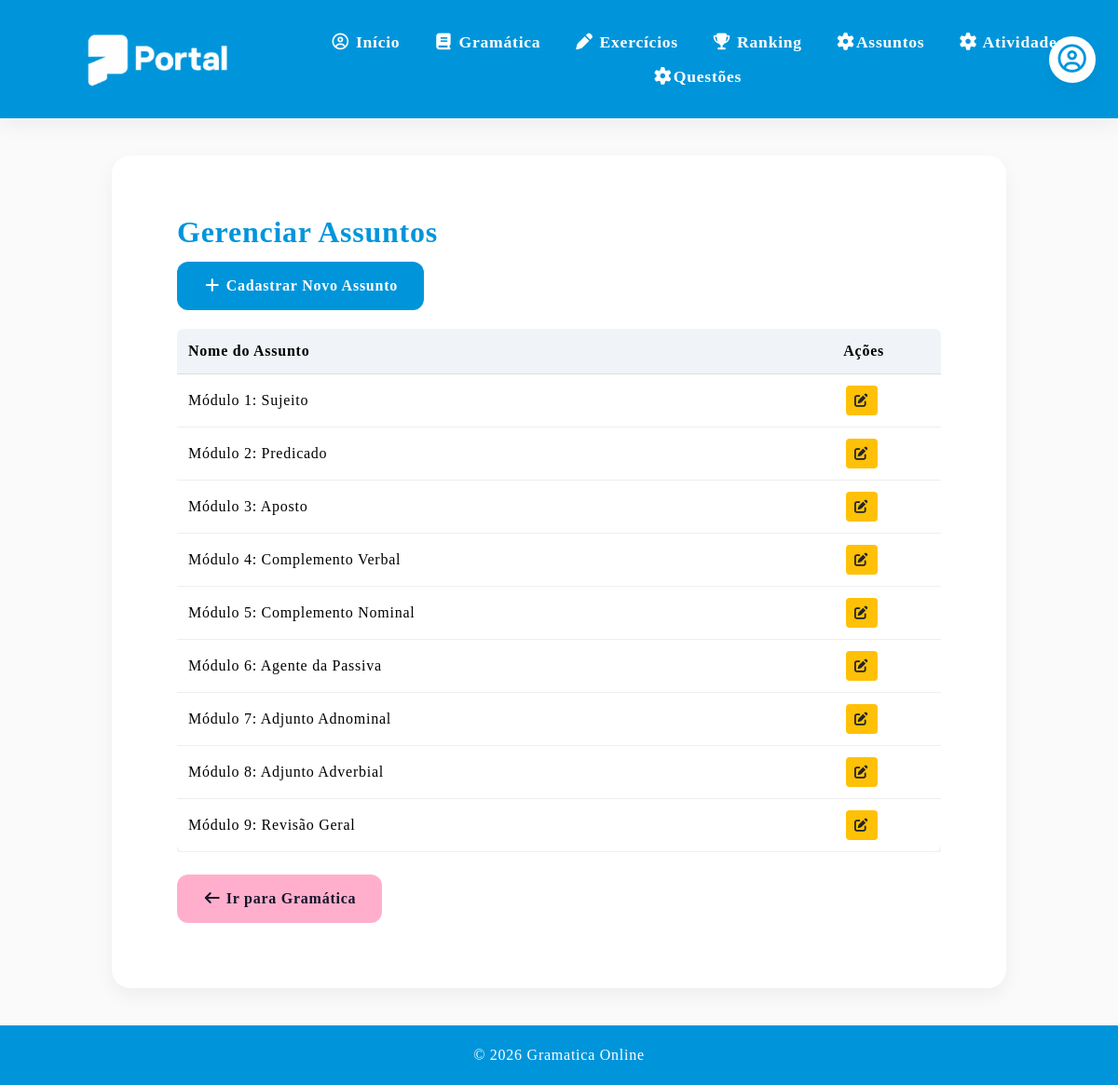
The app's page /listar_assuntos with its own data.
### models.py (models this page shows)
class Assunto(db.Model):
    __tablename__ = "assunto"
    id = db.Column(db.Integer, primary_key=True)
    nome = db.Column(db.String(100), nullable=False)
    conteudo = db.Column(db.Text, nullable=True)
    imagem = db.Column(db.String(255), nullable=True)
    arquivo_pdf = db.Column(db.String(255), nullable=True)
    atividades = db.relationship("Atividade", back_populates="assunto", lazy=True)
    tipo = db.Column(db.String(50), nullable=False, default="USUARIO")

### app.py (the view)
@app.route('/listar_assuntos')
def listar_assuntos():
    try:
        assuntos = Assunto.query.all()
        return render_template("listar_assuntos.html", assuntos=assuntos)
    except Exception as e:
        print("ERRO LISTAR ASSUNTOS:", str(e))
        flash("Erro ao carregar.")
        return redirect(url_for('gramatica'))

### templates/listar_assuntos.html (shortened to what this page needs)
{% extends "base.html" %}
{% block conteudo %}
        <section id="assuntos" class="section">
            <h2>Gerenciar Assuntos</h2>
            <p>
                <a href="{{ url_for('novo_assunto') }}" class="btn btn-detalhe">
                    <i class="fa-solid fa-plus"></i> Cadastrar Novo Assunto
                </a>
            </p>
            <div style="margin-top: 20px; overflow-x: auto;">
                <table style="width: 100%; border-collapse: collapse; background: #fff; border-radius: 8px; overflow: hidden; box-shadow: 0 2px 4px rgba(0,0,0,0.1);">
                    <thead>
                        <tr style="background: #f0f4f8;">
                            <th style="padding: 12px; text-align: left; border-bottom: 1px solid #ddd;">Nome do Assunto</th>
                            <th style="padding: 12px; text-align: center; border-bottom: 1px solid #ddd;">Ações</th>
                        </tr>
                    </thead>
                    <tbody>
                        {% for assunto in assuntos %}
                        <tr>
                            <td style="padding: 12px; border-bottom: 1px solid #eee;">{{ assunto.nome }}</td>
                            <td style="padding: 12px; border-bottom: 1px solid #eee; text-align: center;">
                                <a href="{{ url_for('editar_assunto', id=assunto.id) }}" class="btn" style="padding: 4px 8px; font-size: 0.9em; background: #ffc107; color: #212529; text-decoration: none; border-radius: 4px; margin-right: 5px;">
                                    <i class="fa-solid fa-pen-to-square"></i>
                                </a>
                            </td>
                        </tr>
                        {% else %}
                        <tr>
                            <td colspan="3" style="padding: 15px; text-align: center; color: #6c757d;">Nenhum assunto cadastrado.</td>
                        </tr>
                        {% endfor %}
                    </tbody>
                </table>
            </div>
            <br>
            <a href="{{ url_for('gramatica') }}" class="btn btn-gramatica">
                <i class="fa-solid fa-arrow-left"></i> Ir para Gramática
            </a>
        </section>
    {% endblock %}

### static/css/style.css (style rules this page uses)
:root { --primary-blue: #0095DB; --secondary-blue: #D5F7FF; --primary-pink: #FFAFCC; --secondary-pink: #FFECF4; --pink: #FF477E; --mint-green: #DFFCF4; --success-green: #00966D; --soft-purple: #DDD0F8; --soft-yellow: #FFF0D4; --yellow: #F4B740; --bg-light: #FAFAFA; --gray-light: #EDEDED; --gray-medium: #D6D8E7; --text-dark: #14142B; --shadow-soft: 0 8px 20px rgba(0, 0, 0, 0.05); }
* { margin: 0; padding: 0; box-sizing: border-box; }
body { font-family: 'Basier Square'; font-weight: 400; font-size: 1.0em; line-height: 1.5em; letter-spacing: 0.75px; background-color: var(--bg-light); */ }
.section { background: white; border-radius: 20px; padding: 70px; margin-bottom: 30px; box-shadow: var(--shadow-soft); transition: 0.3s; }
h2 { color: var(--primary-blue); margin-bottom: 20px; font-size: 2rem; }
.btn { display: inline-block; background-color: var(--primary-blue); color: white; padding: 14px 28px; border-radius: 12px; text-decoration: none; font-weight: bold; border: none; cursor: pointer; transition: 0.3s; }
.btn-gramatica { background-color: var(--primary-pink); color: var(--text-dark); }

### records on screen
Assunto: nome "Módulo 1: Sujeito"
Assunto: nome "Módulo 2: Predicado"
Assunto: nome "Módulo 3: Aposto"
Assunto: nome "Módulo 4: Complemento Verbal"
Assunto: nome "Módulo 5: Complemento Nominal"
Assunto: nome "Módulo 6: Agente da Passiva"
Assunto: nome "Módulo 7: Adjunto Adnominal"
Assunto: nome "Módulo 8: Adjunto Adverbial"
Assunto: nome "Módulo 9: Revisão Geral"
